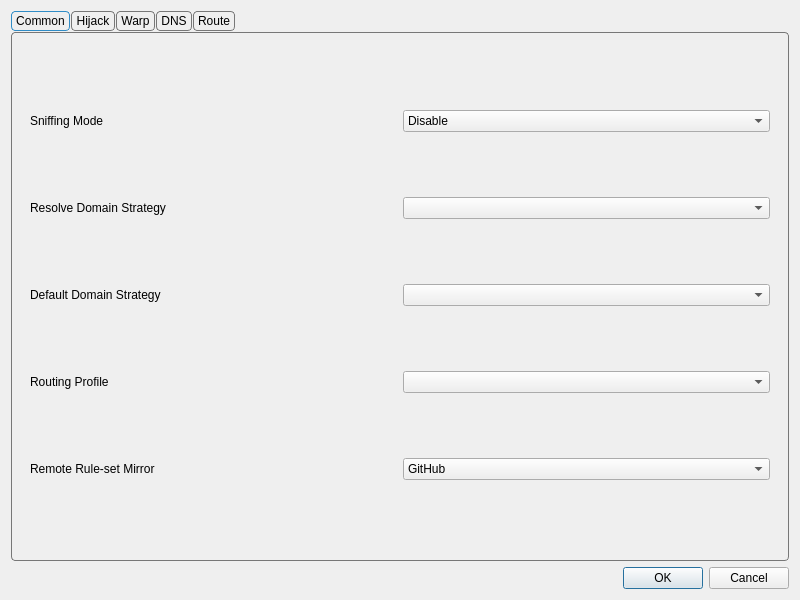
<?xml version="1.0" encoding="UTF-8"?>
<ui version="4.0">
 <class>DialogManageRoutes</class>
 <widget class="QDialog" name="DialogManageRoutes">
  <property name="geometry">
   <rect>
    <x>0</x>
    <y>0</y>
    <width>800</width>
    <height>600</height>
   </rect>
  </property>
  <property name="windowTitle">
   <string>Routes</string>
  </property>
  <layout class="QVBoxLayout" name="verticalLayout">
   <item>
    <widget class="QTabWidget" name="tabWidget">
     <property name="styleSheet">
      <string notr="true">QTabWidget::pane {
    margin-top: 1px;
    border: 1px solid #777777;
    border-radius: 4px;
}

QTabBar {
    background: transparent;
    qproperty-drawBase: 0;
}

QTabBar::tab {
    border: 1px solid #777777;
    border-radius: 4px;

    padding: 2px 4px;
    margin-right: 1px;
}

QTabBar::tab:selected {
    border: 1px solid palette(highlight);
}

QTabBar::tab:!selected {
    border: 1px solid #777777;
}

QTabBar::tab:hover:!selected {
    border: 1px solid #777777;
}</string>
     </property>
     <property name="currentIndex">
      <number>0</number>
     </property>
     <widget class="QWidget" name="tab">
      <attribute name="title">
       <string>Common</string>
      </attribute>
      <layout class="QVBoxLayout" name="verticalLayout_3">
       <item>
        <widget class="QWidget" name="widget" native="true">
         <layout class="QGridLayout" name="gridLayout_2">
          <item row="4" column="1">
           <widget class="QComboBox" name="route_prof"/>
          </item>
          <item row="3" column="0">
           <widget class="QLabel" name="label_3">
            <property name="toolTip">
             <string>&lt;html&gt;&lt;head/&gt;&lt;body&gt;&lt;p&gt;Used as default strategy when resolving outbound/dns server Domain addresses&lt;/p&gt;&lt;/body&gt;&lt;/html&gt;</string>
            </property>
            <property name="text">
             <string>Default Domain Strategy</string>
            </property>
           </widget>
          </item>
          <item row="3" column="1">
           <widget class="QComboBox" name="default_domain_strategy">
            <property name="editable">
             <bool>false</bool>
            </property>
           </widget>
          </item>
          <item row="1" column="0">
           <widget class="QLabel" name="label">
            <property name="toolTip">
             <string>Sniffs the connections intial packet(s?) to identify the protocol and the SNI. Sniff result for destination also rewrites the destionation of the connection to the sniffed SNI. For more data on the sniffed protocol refer to the sing-box's documentation.</string>
            </property>
            <property name="text">
             <string>Sniffing Mode</string>
            </property>
           </widget>
          </item>
          <item row="2" column="0">
           <widget class="QLabel" name="label_6">
            <property name="toolTip">
             <string notr="true">&lt;html&gt;&lt;head/&gt;&lt;body&gt;&lt;p&gt;If not empty, resolves domains in requests according to the strategy&lt;/p&gt;&lt;/body&gt;&lt;/html&gt;</string>
            </property>
            <property name="text">
             <string>Resolve Domain Strategy</string>
            </property>
           </widget>
          </item>
          <item row="1" column="1">
           <widget class="QComboBox" name="sniffing_mode">
            <item>
             <property name="text">
              <string>Disable</string>
             </property>
            </item>
            <item>
             <property name="text">
              <string>Sniff result for routing</string>
             </property>
            </item>
           </widget>
          </item>
          <item row="4" column="0">
           <widget class="QLabel" name="route_prof_l">
            <property name="text">
             <string>Routing Profile</string>
            </property>
           </widget>
          </item>
          <item row="2" column="1">
           <widget class="QComboBox" name="domainStrategyCombo">
            <property name="editable">
             <bool>false</bool>
            </property>
           </widget>
          </item>
          <item row="5" column="0">
           <widget class="QLabel" name="ruleset_mirror_l">
            <property name="text">
             <string>Remote Rule-set Mirror</string>
            </property>
           </widget>
          </item>
          <item row="5" column="1">
           <widget class="QComboBox" name="ruleset_mirror">
            <item>
             <property name="text">
              <string>GitHub</string>
             </property>
            </item>
            <item>
             <property name="text">
              <string>jsDelivr(Cloudflare)</string>
             </property>
            </item>
            <item>
             <property name="text">
              <string>jsDelivr(Gcore)</string>
             </property>
            </item>
            <item>
             <property name="text">
              <string>jsDelivr(Quantil)</string>
             </property>
            </item>
            <item>
             <property name="text">
              <string>jsDelivr(Fastly)</string>
             </property>
            </item>
            <item>
             <property name="text">
              <string>jsDelivr(CDN)</string>
             </property>
            </item>
           </widget>
          </item>
         </layout>
        </widget>
       </item>
      </layout>
     </widget>
     <widget class="QWidget" name="tab_4">
      <attribute name="title">
       <string>Hijack</string>
      </attribute>
      <layout class="QVBoxLayout" name="verticalLayout_7">
       <item>
        <widget class="QGroupBox" name="hijack_box">
         <property name="title">
          <string>DNS Server</string>
         </property>
         <layout class="QFormLayout" name="formLayout">
          <item row="0" column="0">
           <widget class="QCheckBox" name="dnshijack_enable">
            <property name="text">
             <string>Enable</string>
            </property>
           </widget>
          </item>
          <item row="0" column="1">
           <widget class="QPushButton" name="dnshijack_what">
            <property name="text">
             <string>How does it work?</string>
            </property>
           </widget>
          </item>
          <item row="3" column="0">
           <widget class="QLabel" name="dnshijack_listenport_l">
            <property name="text">
             <string>Listen Port</string>
            </property>
           </widget>
          </item>
          <item row="3" column="1">
           <widget class="QLineEdit" name="dnshijack_listenport"/>
          </item>
          <item row="4" column="0">
           <widget class="QLabel" name="dnshijack_v4resp_l">
            <property name="text">
             <string>IPv4 Response</string>
            </property>
           </widget>
          </item>
          <item row="4" column="1">
           <widget class="QLineEdit" name="dnshijack_v4resp"/>
          </item>
          <item row="5" column="0">
           <widget class="QLabel" name="dnshijack_v6resp_l">
            <property name="text">
             <string>IPv6 Response</string>
            </property>
           </widget>
          </item>
          <item row="5" column="1">
           <widget class="QLineEdit" name="dnshijack_v6resp"/>
          </item>
          <item row="6" column="0">
           <widget class="QLabel" name="dnshijack_rules_l">
            <property name="toolTip">
             <string>&lt;html&gt;&lt;head/&gt;&lt;body&gt;&lt;p&gt;Following format should be used:&lt;br/&gt;domain:a.com&lt;/p&gt;&lt;p&gt;suffix:a.com&lt;/p&gt;&lt;p&gt;regex:someregex&lt;/p&gt;&lt;p&gt;rule_set:nameOfRuleSet&lt;/p&gt;&lt;/body&gt;&lt;/html&gt;</string>
            </property>
            <property name="text">
             <string>Rules</string>
            </property>
           </widget>
          </item>
          <item row="6" column="1">
           <widget class="QTextEdit" name="dnshijack_rules"/>
          </item>
          <item row="2" column="1">
           <widget class="QCheckBox" name="dnshijack_allow_lan">
            <property name="toolTip">
             <string>&lt;html&gt;&lt;head/&gt;&lt;body&gt;&lt;p&gt;Whether to listen on 0.0.0.0 so that other devices on LAN can use this server&lt;/p&gt;&lt;/body&gt;&lt;/html&gt;</string>
            </property>
            <property name="text">
             <string>Allow Lan to Connect</string>
            </property>
           </widget>
          </item>
         </layout>
        </widget>
       </item>
       <item>
        <widget class="QGroupBox" name="groupBox_3">
         <property name="title">
          <string>Redirect Settings</string>
         </property>
         <layout class="QFormLayout" name="formLayout_2">
          <item row="2" column="1">
           <widget class="QLineEdit" name="redirect_listenport"/>
          </item>
          <item row="2" column="0">
           <widget class="QLabel" name="redirect_listenport_l">
            <property name="text">
             <string>Listen Port</string>
            </property>
           </widget>
          </item>
          <item row="0" column="0">
           <widget class="QCheckBox" name="redirect_enable">
            <property name="text">
             <string>Enable</string>
            </property>
           </widget>
          </item>
          <item row="1" column="1">
           <widget class="QLineEdit" name="redirect_listenaddr"/>
          </item>
          <item row="1" column="0">
           <widget class="QLabel" name="redirect_listenaddr_l">
            <property name="text">
             <string>Listen Address</string>
            </property>
           </widget>
          </item>
         </layout>
        </widget>
       </item>
      </layout>
     </widget>
     <widget class="QWidget" name="tab_5">
      <attribute name="title">
       <string>Warp</string>
      </attribute>
      <layout class="QVBoxLayout" name="verticalLayout_8">
       <item>
        <widget class="QWidget" name="widget_3" native="true">
         <layout class="QFormLayout" name="formLayout_3">
          <item row="0" column="0">
           <widget class="QCheckBox" name="enable_warp">
            <property name="toolTip">
             <string>&lt;html&gt;&lt;head/&gt;&lt;body&gt;&lt;p&gt;Enables the following config to be used as egress, useful for bypassing services restrciting non-warp VPNs&lt;/p&gt;&lt;/body&gt;&lt;/html&gt;</string>
            </property>
            <property name="text">
             <string>Enable Warp</string>
            </property>
           </widget>
          </item>
          <item row="1" column="0">
           <widget class="QLabel" name="label_7">
            <property name="text">
             <string>Endpoint</string>
            </property>
           </widget>
          </item>
          <item row="1" column="1">
           <widget class="QLineEdit" name="warp_ep"/>
          </item>
          <item row="2" column="0">
           <widget class="QLabel" name="label_4">
            <property name="text">
             <string>Private Key</string>
            </property>
           </widget>
          </item>
          <item row="2" column="1">
           <widget class="QLineEdit" name="warp_private_key"/>
          </item>
          <item row="3" column="0">
           <widget class="QLabel" name="label_5">
            <property name="text">
             <string>Public Key</string>
            </property>
           </widget>
          </item>
          <item row="3" column="1">
           <widget class="QLineEdit" name="warp_public_key"/>
          </item>
          <item row="4" column="0">
           <widget class="QLabel" name="label_12">
            <property name="text">
             <string>Interface Addresses</string>
            </property>
           </widget>
          </item>
          <item row="4" column="1">
           <widget class="QLineEdit" name="warp_ifc_addrs"/>
          </item>
          <item row="5" column="1">
           <widget class="QPushButton" name="warp_autogen">
            <property name="toolTip">
             <string>&lt;html&gt;&lt;head/&gt;&lt;body&gt;&lt;p&gt;Gets a new config from cloudflare API&lt;/p&gt;&lt;/body&gt;&lt;/html&gt;</string>
            </property>
            <property name="text">
             <string>Generate Warp Config</string>
            </property>
           </widget>
          </item>
         </layout>
        </widget>
       </item>
      </layout>
     </widget>
     <widget class="QWidget" name="tab_3">
      <attribute name="title">
       <string>DNS</string>
      </attribute>
      <layout class="QVBoxLayout" name="verticalLayout_4">
       <item>
        <widget class="QGroupBox" name="simple_dns_box">
         <property name="title">
          <string>Simple DNS Settings</string>
         </property>
         <layout class="QGridLayout" name="gridLayout">
          <item row="2" column="3">
           <layout class="QHBoxLayout" name="horizontalLayout_8">
            <item>
             <widget class="QComboBox" name="direct_dns">
              <property name="sizePolicy">
               <sizepolicy hsizetype="Expanding" vsizetype="Fixed">
                <horstretch>0</horstretch>
                <verstretch>0</verstretch>
               </sizepolicy>
              </property>
              <property name="editable">
               <bool>true</bool>
              </property>
              <item>
               <property name="text">
                <string notr="true">localhost</string>
               </property>
              </item>
              <item>
               <property name="text">
                <string notr="true">223.5.5.5</string>
               </property>
              </item>
              <item>
               <property name="text">
                <string notr="true">119.29.29.29</string>
               </property>
              </item>
              <item>
               <property name="text">
                <string notr="true">178.22.122.100</string>
               </property>
              </item>
              <item>
               <property name="text">
                <string notr="true">77.88.8.8</string>
               </property>
              </item>
             </widget>
            </item>
            <item>
             <widget class="QLabel" name="label_11">
              <property name="text">
               <string>Query Strategy</string>
              </property>
             </widget>
            </item>
            <item>
             <widget class="QComboBox" name="direct_dns_strategy"/>
            </item>
           </layout>
          </item>
          <item row="1" column="3">
           <layout class="QHBoxLayout" name="horizontalLayout_7">
            <item>
             <widget class="QComboBox" name="remote_dns">
              <property name="sizePolicy">
               <sizepolicy hsizetype="Expanding" vsizetype="Fixed">
                <horstretch>0</horstretch>
                <verstretch>0</verstretch>
               </sizepolicy>
              </property>
              <property name="editable">
               <bool>true</bool>
              </property>
              <item>
               <property name="text">
                <string notr="true">tls://8.8.8.8</string>
               </property>
              </item>
              <item>
               <property name="text">
                <string notr="true">tls://1.1.1.1</string>
               </property>
              </item>
              <item>
               <property name="text">
                <string notr="true">8.8.8.8</string>
               </property>
              </item>
              <item>
               <property name="text">
                <string notr="true">1.1.1.1</string>
               </property>
              </item>
             </widget>
            </item>
            <item>
             <widget class="QLabel" name="label_10">
              <property name="text">
               <string>Query Strategy</string>
              </property>
             </widget>
            </item>
            <item>
             <widget class="QComboBox" name="remote_dns_strategy"/>
            </item>
           </layout>
          </item>
          <item row="4" column="3">
           <layout class="QHBoxLayout" name="horizontalLayout_5">
            <item>
             <widget class="QLineEdit" name="local_override"/>
            </item>
           </layout>
          </item>
          <item row="6" column="3">
           <layout class="QHBoxLayout" name="horizontalLayout_3">
            <item>
             <widget class="QComboBox" name="dns_final_out">
              <item>
               <property name="text">
                <string notr="true">remote</string>
               </property>
              </item>
              <item>
               <property name="text">
                <string notr="true">direct</string>
               </property>
              </item>
             </widget>
            </item>
            <item>
             <widget class="QCheckBox" name="enable_fakeip">
              <property name="text">
               <string>Enable FakeIP</string>
              </property>
             </widget>
            </item>
            <item>
             <widget class="QCheckBox" name="enable_dns_routing">
              <property name="toolTip">
               <string>&lt;html&gt;&lt;head/&gt;&lt;body&gt;&lt;p&gt;When enabled, domains destined for direct outbound will also be resolved using direct dns&lt;/p&gt;&lt;/body&gt;&lt;/html&gt;</string>
              </property>
              <property name="text">
               <string>Enable DNS Routing</string>
              </property>
             </widget>
            </item>
           </layout>
          </item>
          <item row="1" column="0">
           <widget class="QLabel" name="label_9">
            <property name="toolTip">
             <string>&lt;html&gt;&lt;head/&gt;&lt;body&gt;&lt;p&gt;examples:&lt;br/&gt;tls://8.8.8.8&lt;br/&gt;https://domain/path&lt;/p&gt;&lt;p&gt;tcp://8.8.8.8:1234&lt;/p&gt;&lt;p&gt;dhcp://auto&lt;/p&gt;&lt;p&gt;h3://domain/path&lt;/p&gt;&lt;p&gt;quic://domain:4632&lt;/p&gt;&lt;p&gt;etc&lt;/p&gt;&lt;/body&gt;&lt;/html&gt;</string>
            </property>
            <property name="text">
             <string>Remote DNS</string>
            </property>
            <property name="buddy">
             <cstring>widget</cstring>
            </property>
           </widget>
          </item>
          <item row="6" column="0">
           <widget class="QLabel" name="dns_final_out_l">
            <property name="text">
             <string>Default DNS server</string>
            </property>
           </widget>
          </item>
          <item row="2" column="0">
           <widget class="QLabel" name="label_8">
            <property name="toolTip">
             <string>This is especially important and it is recommended to use the default value of &quot;localhost&quot;.
If the default value does not work, try changing it to &quot;223.5.5.5&quot;.
For more information, see the document &quot;Configuration/DNS&quot;.</string>
            </property>
            <property name="text">
             <string>Direct DNS</string>
            </property>
           </widget>
          </item>
          <item row="4" column="0">
           <widget class="QLabel" name="label_2">
            <property name="toolTip">
             <string>&lt;html&gt;&lt;head/&gt;&lt;body&gt;&lt;p&gt;Local DNS can not be used in some configurations, you will have to set an ip here to be used as local dns in such situations&lt;/p&gt;&lt;/body&gt;&lt;/html&gt;</string>
            </property>
            <property name="text">
             <string>Local Override</string>
            </property>
           </widget>
          </item>
          <item row="7" column="3">
           <layout class="QHBoxLayout" name="horizontalLayout_6">
            <item>
             <widget class="QLineEdit" name="cache_cap"/>
            </item>
            <item>
             <widget class="QCheckBox" name="disable_cache">
              <property name="text">
               <string>Disable Cache</string>
              </property>
             </widget>
            </item>
            <item>
             <widget class="QCheckBox" name="disable_expire">
              <property name="text">
               <string>Disable Expire</string>
              </property>
             </widget>
            </item>
            <item>
             <widget class="QCheckBox" name="reverse_mapping">
              <property name="text">
               <string>Reverse Mapping</string>
              </property>
             </widget>
            </item>
           </layout>
          </item>
          <item row="7" column="0">
           <widget class="QLabel" name="label_13">
            <property name="text">
             <string>Cache Capacity</string>
            </property>
           </widget>
          </item>
         </layout>
        </widget>
       </item>
       <item>
        <widget class="QGroupBox" name="groupBox_2">
         <property name="title">
          <string>DNS Object Settings</string>
         </property>
         <layout class="QVBoxLayout" name="verticalLayout_5">
          <item>
           <layout class="QHBoxLayout" name="horizontalLayout_4">
            <item>
             <widget class="QCheckBox" name="use_dns_object">
              <property name="text">
               <string>Use DNS Object</string>
              </property>
             </widget>
            </item>
            <item>
             <widget class="QPushButton" name="format_dns_object">
              <property name="sizePolicy">
               <sizepolicy hsizetype="Maximum" vsizetype="Fixed">
                <horstretch>0</horstretch>
                <verstretch>0</verstretch>
               </sizepolicy>
              </property>
              <property name="text">
               <string>Format</string>
              </property>
             </widget>
            </item>
            <item>
             <widget class="QPushButton" name="dns_document">
              <property name="sizePolicy">
               <sizepolicy hsizetype="Maximum" vsizetype="Fixed">
                <horstretch>0</horstretch>
                <verstretch>0</verstretch>
               </sizepolicy>
              </property>
              <property name="text">
               <string>Document</string>
              </property>
             </widget>
            </item>
           </layout>
          </item>
          <item>
           <widget class="QPlainTextEdit" name="dns_object"/>
          </item>
         </layout>
        </widget>
       </item>
      </layout>
     </widget>
     <widget class="QWidget" name="tab_2">
      <attribute name="title">
       <string>Route</string>
      </attribute>
      <layout class="QVBoxLayout" name="verticalLayout_2">
       <item>
        <widget class="QGroupBox" name="route_profiles_box">
         <property name="title">
          <string>Routing Profiles</string>
         </property>
         <layout class="QVBoxLayout" name="verticalLayout_6">
          <item>
           <widget class="QListWidget" name="route_profiles"/>
          </item>
          <item>
           <widget class="QWidget" name="widget_2" native="true">
            <layout class="QHBoxLayout" name="horizontalLayout_2">
             <item>
              <widget class="QPushButton" name="new_route">
               <property name="text">
                <string>New</string>
               </property>
              </widget>
             </item>
             <item>
              <widget class="QPushButton" name="clone_route">
               <property name="text">
                <string>Clone</string>
               </property>
              </widget>
             </item>
             <item>
              <widget class="QPushButton" name="export_route">
               <property name="text">
                <string>Export</string>
               </property>
              </widget>
             </item>
             <item>
              <widget class="QPushButton" name="edit_route">
               <property name="text">
                <string>Edit</string>
               </property>
              </widget>
             </item>
             <item>
              <widget class="QPushButton" name="delete_route">
               <property name="text">
                <string>Delete</string>
               </property>
              </widget>
             </item>
            </layout>
           </widget>
          </item>
         </layout>
        </widget>
       </item>
      </layout>
     </widget>
    </widget>
   </item>
   <item>
    <layout class="QHBoxLayout" name="horizontalLayout">
     <item>
      <widget class="QDialogButtonBox" name="buttonBox">
       <property name="sizePolicy">
        <sizepolicy hsizetype="Preferred" vsizetype="Preferred">
         <horstretch>0</horstretch>
         <verstretch>0</verstretch>
        </sizepolicy>
       </property>
       <property name="standardButtons">
        <set>QDialogButtonBox::StandardButton::Cancel|QDialogButtonBox::StandardButton::Ok</set>
       </property>
      </widget>
     </item>
    </layout>
   </item>
  </layout>
 </widget>
 <tabstops>
  <tabstop>tabWidget</tabstop>
  <tabstop>sniffing_mode</tabstop>
  <tabstop>domainStrategyCombo</tabstop>
  <tabstop>default_domain_strategy</tabstop>
  <tabstop>remote_dns</tabstop>
  <tabstop>remote_dns_strategy</tabstop>
  <tabstop>direct_dns</tabstop>
  <tabstop>direct_dns_strategy</tabstop>
  <tabstop>dns_final_out</tabstop>
  <tabstop>use_dns_object</tabstop>
  <tabstop>format_dns_object</tabstop>
  <tabstop>dns_document</tabstop>
  <tabstop>dns_object</tabstop>
 </tabstops>
 <resources/>
 <connections>
  <connection>
   <sender>buttonBox</sender>
   <signal>rejected()</signal>
   <receiver>DialogManageRoutes</receiver>
   <slot>reject()</slot>
   <hints>
    <hint type="sourcelabel">
     <x>399</x>
     <y>574</y>
    </hint>
    <hint type="destinationlabel">
     <x>399</x>
     <y>299</y>
    </hint>
   </hints>
  </connection>
  <connection>
   <sender>buttonBox</sender>
   <signal>accepted()</signal>
   <receiver>DialogManageRoutes</receiver>
   <slot>accept()</slot>
   <hints>
    <hint type="sourcelabel">
     <x>399</x>
     <y>574</y>
    </hint>
    <hint type="destinationlabel">
     <x>399</x>
     <y>299</y>
    </hint>
   </hints>
  </connection>
 </connections>
</ui>
